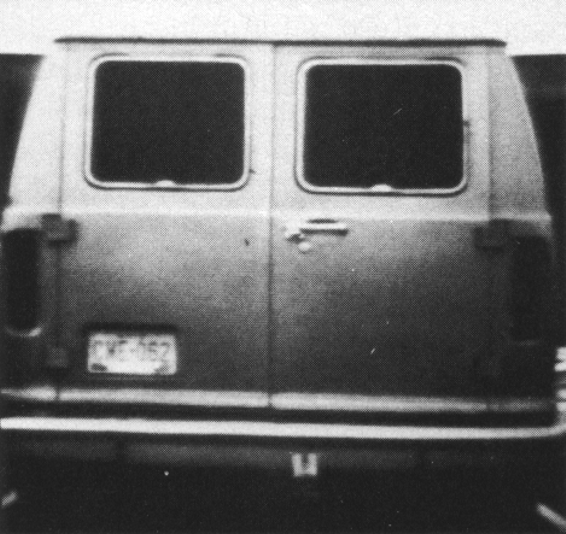
#> input picture DIP/exp3/Image/exp3.tif, 566 x 534 px
$ jupyter execute --allow-errors exp3_error.ipynb   (shell and % lines are left out)   (older library calls are emulated)
#> lines starting #> are read from the running program, lines starting #| are printed output that depends on the picture; after the words box and inside, x2 and y2 are one past the last pixel; in counts of white or black regions, pixels touching at a corner belong together
[cell 1]
import cv2
import numpy as np
import matplotlib.pyplot as plt
import math
import seaborn as sns
sns.set_style("white") # seaborn 有五个主题可以设置 white是其中的一个

[cell 2]
def np2u8(image):
    return np.uint8(np.abs(image))

# 实验目的
该例的目的是说明用前述算法来寻找大小适合车牌的矩形的应用。该矩形可以通过检测强的水平和垂直边缘构成。图(b)显示了梯度幅度图像M(x，y)，图(c)和(d)显示了该算法步骤3和步骤4的结果，其中，令TM等于最大梯度值的30％，A＝90°，TA＝45°，并填充了全部25个或更少像素的缝隙(约为图像宽度的5％)。
为检测车牌壳的全部拐角和汽车的后窗，要求使用一个较大范围的容许角度方向。图(e)是前两幅图像逻辑“或”(OR)操作的结果，图(f)是使用9.5.5节讨论的细化过程细化图(e)得到的。如图(f)所示，在图像中清楚地检测到了对应于车牌的矩形。

[cell 3]
image_path = 'Image/exp3.tif'
image = cv2.imread(image_path)
#> image is the input picture: shape (534, 566, 3); min 26, max 255, mean 106.1
image = cv2.cvtColor(image,cv2.COLOR_BGR2GRAY)
#> image: shape (534, 566)
plt.imshow(image,cmap = 'gray')
# plt.axis('off')
plt.show()

[cell 4]
# 其实在做 LoG函数，opencv内置了sobel的梯度方法
# full same valid为三种卷积范围选择方式
gauss = np.array([[1,2,1],[2,4,2],[1,2,1]])/16
sobel_x = np.array([[-1,-2,-1],[0,0,0],[1,2,1]])
sobel_y = sobel_x.T

[cell 5]
# 卷积求出原图像梯度 采用 cv2.CV_64F格式
ig = cv2.filter2D(image,cv2.CV_32F,gauss)
igx = cv2.filter2D(ig,cv2.CV_32F,sobel_x)
igy = cv2.filter2D(ig,cv2.CV_32F,sobel_y)
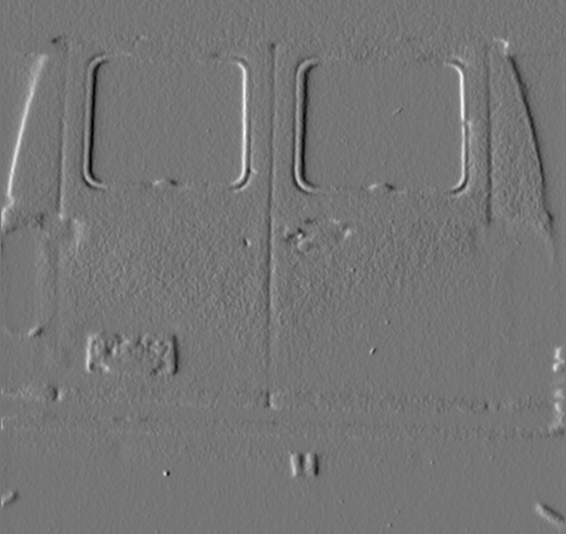
#> igy: shape (534, 566) float32; min -338.1, max 392.4, mean 0.1; drawn with min black and max white
M = (igx**2+igy**2)**0.5

# 注意这里算相位
eps = 1e-9
alpha_d = np.divide(igy,igx+eps)  #注意作除法一定要把这个eps加上，否则divide0 error
alpha = np.arctan(alpha_d)*180/np.pi
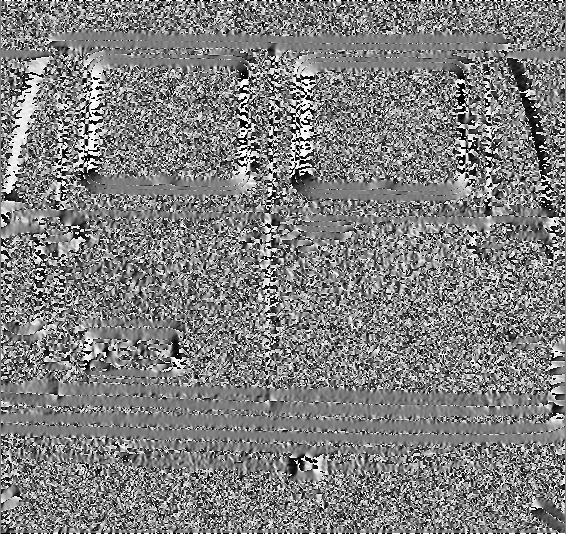
#> alpha: shape (534, 566) float32; min -90, max 90, mean 0.2; drawn with min black and max white

ig = np2u8(ig)
igx = np2u8(igx)
igy = np2u8(igy)
M = np2u8(M)
#> in np2u8 (call 4), `return np.uint8(np.abs(image))`:
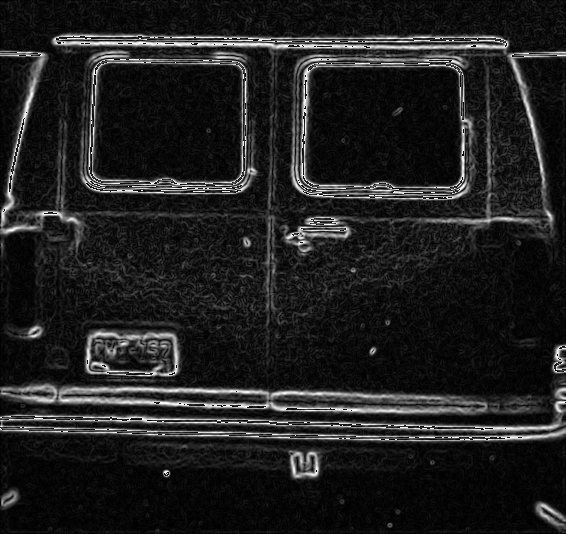
#> returned value: shape (534, 566); min 0, max 255, mean 31.5

[cell 6]
# 如果在前面不转换成 cv2.64f,这里就会是灰色的。
plt.figure(figsize = (15,15))
plt.subplot(141)
plt.imshow(ig,cmap = 'gray')
plt.subplot(142)
plt.imshow(igx,cmap = 'gray')
plt.subplot(143)
plt.imshow(igy,cmap = 'gray')
plt.subplot(144)
plt.imshow(M,cmap = 'gray')

[cell 7]
alpha
np.max(np.max(M))
#> (the rest of this cell did not finish here and is left out)

[cell 8]
def binimg(M,alpha,Tm):
    bimg = np.zeros_like(M)
    (m,n) = M.shape
    for i in range(m):
        for j in range(n):
            Mpoint = M[i,j]
            dpoint  = alpha[i,j]
            if (Mpoint > Tm) & ((dpoint >= -90) & (dpoint <= -45) | (dpoint <= 90) & (dpoint >= 45)):
                bimg[i,j] = 1
    return bimg


Tm = np.max(np.max(M))*0.3
#> Tm = 76.5
bimg = binimg(M,alpha,Tm)
#> after the loop in binimg, `for i in range(m):`:
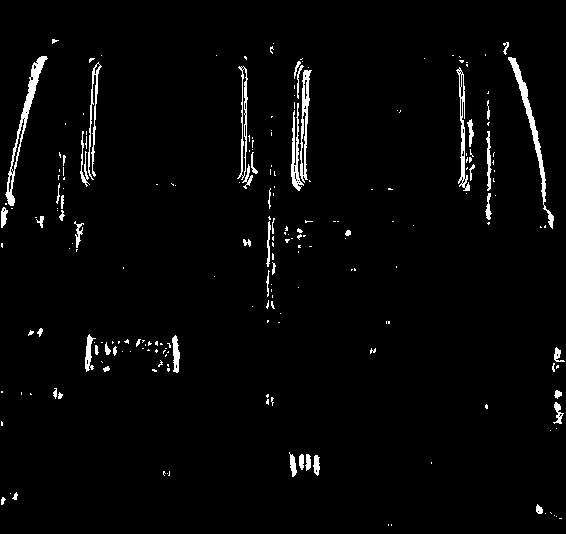
#> bimg: shape (534, 566); values 0 (black) and 1 (white), 2.6% white; 218 white regions (165 under 20 px), largest, box (x1, y1, x2, y2) and area: (5, 56, 48, 206) 912, (508, 57, 554, 229) 863, (300, 70, 312, 183) 571
plt.figure(figsize = (10,10))
plt.imshow(bimg,cmap = 'gray')

[cell 9]
def find_one(arr, start,max_len):
    # print(max_len)
    cnt = start
    max_len = len(arr)
    cnt = start
    if(cnt >= max_len):
        return None
    while cnt < max_len & arr[cnt] != 1:
        cnt += 1
#         if(cnt >= max_len):
#             return None
    if arr[cnt] == 1:
        return cnt
    else:
        # print('None')
        return None

# 水平连接边缘像素

def scan_horizon2(g,L = 25):
    (m,n) =  g.shape
    cnt = 0
    for i in range(m):
        line = g[i,:]
        # 初始化 找到第一个front和rear
        rear = find_one(line,0,n)
        if(rear is not None):
            front = find_one(line,rear+1,n)
            if(front is not None):
                # 第一个front和rear 找到
                if front - rear < L:
                    g[i,rear:front+1] = 1
                while((rear is not None) and (front is not None)):
                    rear = front
                    # print("rear：",rear)
                    front = find_one(line,rear+1,n)
                    if((rear is not None) and (front is not None)):
                        if((front-rear < L)):
                            g[i,rear:front+1] = 1

[cell 10]
# 水平连接边缘的原理
# 检测边缘： 梯度二值化之后发生突变： 1 x 0 或者 0 x 1，然后如果这两个x的距离小于K，进行填充。
def scan_horizon(img,L = 25):
    edge_flag = np.zeros_like(img)
    rem_ind = np.zeros_like(img) # 记录这一行的索引位置。
    (m,n) = img.shape
    for i in range(m):
        ind = 0
        for j in range(1,n-1):
            if img[i,j-1] != img[i,j+1]:
                edge_flag[i,j] = 1
                rem_ind[i,ind] = j
                ind += 1
    # 已经生成edge_flag
    for i in range(m):
        # 这样就不需要front和rear多余的手法
        for j in range(1,n):
            front = rem_ind[i,j]
            rear = rem_ind[i,j-1]
            if(front == 0):
                continue
            else:
                if(front -rear < L):
                    img[i,rear:front] = 1

[cell 11]
# 测试
arr = np.array([[1,0,0,0,1,1,0,0,0,0,0,0,0,0,0,0,0,0,0,0,0,0,0,0,0,0,0,0,0,0,0,0,0,0,1,0,1],
                [0,0,0,0,1,0,0,0,0,0,0,0,0,0,0,0,1,0,0,0,0,0,0,0,0,0,0,0,0,0,0,0,0,0,1,0,1]])
scan_horizon(arr)
arr

[cell 12]
scan_horizon(bimg)
#> call 2 of scan_horizon, with L = 25
#> after the loop in scan_horizon (call 2), `for i in range(m):`: edge_flag: shape (534, 566); values 0 (black) and 1 (white), 3.1% white in thin lines or dots
#> after the loop in scan_horizon (call 2), `for i in range(m):`:
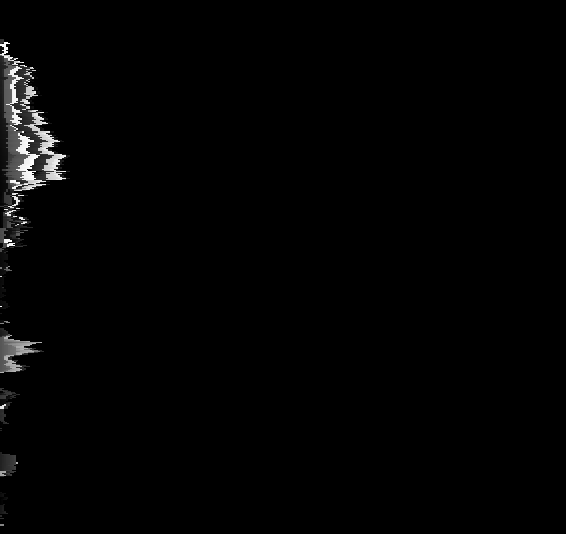
#> rem_ind: shape (534, 566); min 0, max 255, mean 3
#> after the loop in scan_horizon (call 2), `for i in range(m):`:
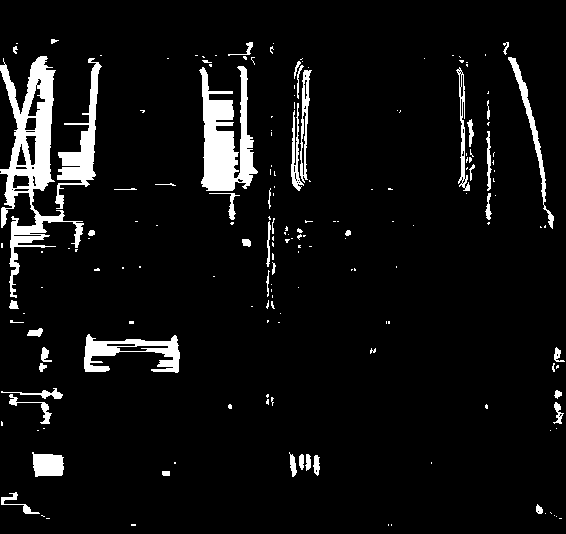
#> img: shape (534, 566); values 0 (black) and 1 (white), 6.6% white; 179 white regions (130 under 20 px), largest, box (x1, y1, x2, y2) and area: (0, 56, 84, 298) 5587, (199, 66, 258, 191) 4057, (55, 58, 102, 209) 2001
plt.figure(figsize = (10,10))
plt.imshow(bimg,cmap = 'gray')

#> (a cell that did not finish here is left out)

[cell 14]
# 转置之后进行相同的步骤，
imaget = image.T
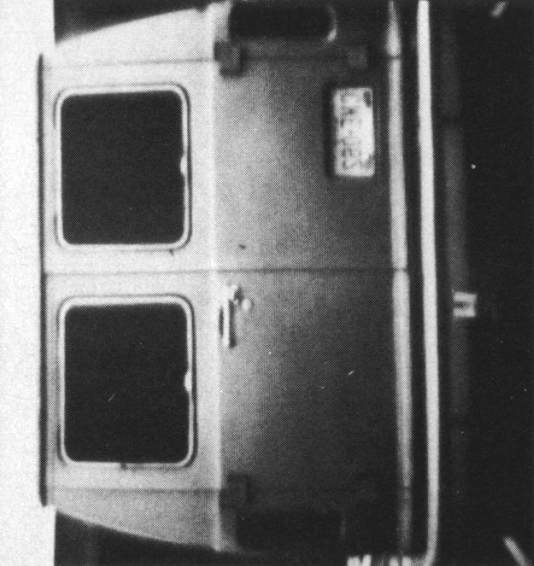
#> imaget: shape (566, 534); min 26, max 255, mean 106.1
plt.imshow(imaget,cmap = 'gray')
# plt.axis('off')
plt.show()
# 卷积求出原图像梯度 采用 cv2.CV_64F格式
igt = cv2.filter2D(imaget,cv2.CV_32F,gauss)
igxt = cv2.filter2D(igt,cv2.CV_32F,sobel_x)
igyt = cv2.filter2D(igt,cv2.CV_32F,sobel_y)
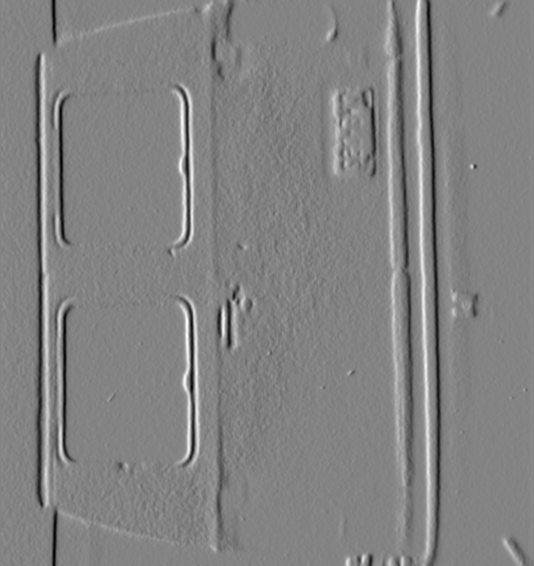
#> igyt: shape (566, 534) float32; min -430.1, max 402.2, mean -3; drawn with min black and max white
Mt = (igxt**2+igyt**2)**0.5

# 注意这里算相位
eps = 1e-9
alpha_dt = np.divide(igyt,igxt+eps)  #相位有点问题，还没有解决
alphat = np.arctan(alpha_dt)
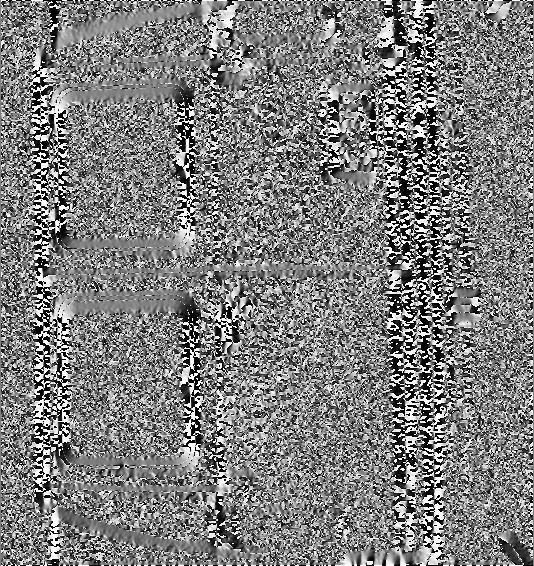
#> alphat: shape (566, 534) float32; min -1.57, max 1.57, mean -0.018; drawn with min black and max white

igt = np2u8(igt)
igxt = np2u8(igxt)
igyt = np2u8(igyt)
Mt = np2u8(Mt)
#> in np2u8 (call 8), `return np.uint8(np.abs(image))`:
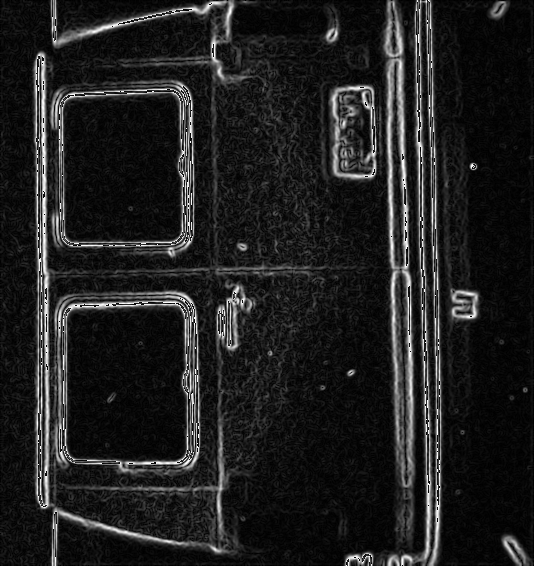
#> returned value: shape (566, 534); min 0, max 255, mean 31.5

igt = igt.T
igxt = igxt.T
igyt = igyt.T
Mt = Mt.T

[cell 15]
plt.figure(figsize = (15,15))
plt.subplot(141)
plt.imshow(igt,cmap = 'gray')
plt.subplot(142)
plt.imshow(igxt,cmap = 'gray')
plt.subplot(143)
plt.imshow(igyt,cmap = 'gray')
plt.subplot(144)
plt.imshow(Mt,cmap = 'gray')
